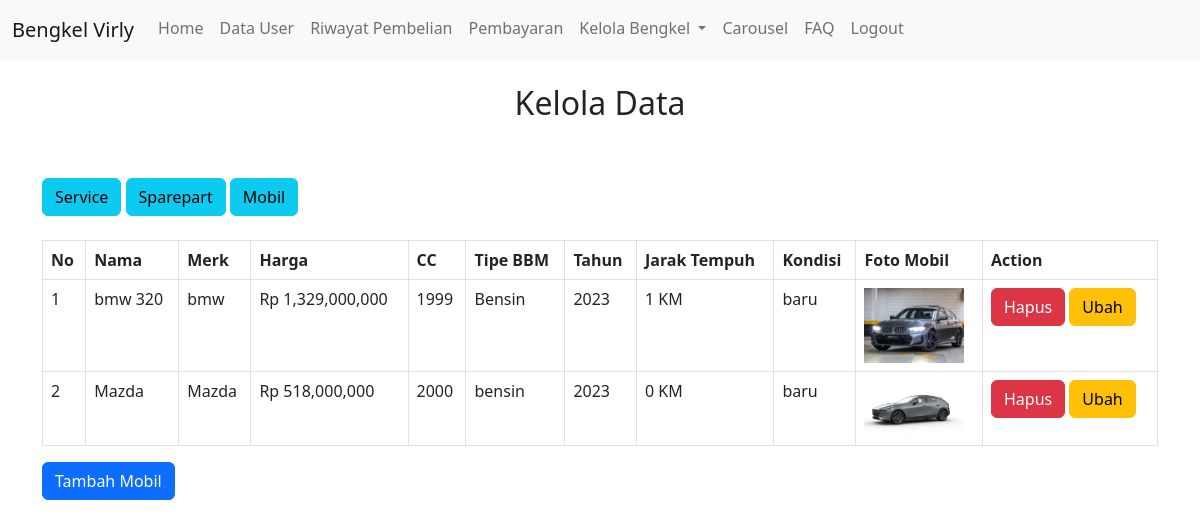
Screenshot of /main/admin/view.php?cari=3 (signed in) with the database file from the repository.
### tables this page shows
CREATE TABLE `mobil` (
  `id` int(11) NOT NULL,
  `nama` varchar(100) NOT NULL,
  `merk` varchar(100) NOT NULL,
  `harga` int(11) NOT NULL,
  `cc` int(11) NOT NULL,
  `tipe_bbm` varchar(100) NOT NULL,
  `tahun` int(4) NOT NULL,
  `jarak_tempuh` int(11) NOT NULL,
  `kondisi` varchar(100) NOT NULL,
  `foto` varchar(100) NOT NULL,
  `kategori` int(11) NOT NULL,
  `stok` int(11) NOT NULL
);

### main/admin/viewmobil.php (the view)
<table class="table table-bordered">
	<tr>
		<th>No</th>
		<th>Nama</th>
		<th>Merk</th>
		<th>Harga</th>
		<th>CC</th>
		<th>Tipe BBM</th>
		<th>Tahun</th>
		<th>Jarak Tempuh</th>
		<th>Kondisi</th>
		<th>Foto Mobil</th>
		<th>Action</th>
	</tr>
	<?php $nomor = 1; ?>
	<?php
	$ambil = $koneksi->query("SELECT * FROM mobil WHERE kategori = '3'");
	while ($pecah = $ambil->fetch_assoc()) {
	?>
		<tr>
			<td><?php echo $nomor; ?></td>
			<td><?php echo $pecah['nama']; ?></td>
			<td><?php echo $pecah['merk']; ?></td>
			<td>Rp <?php echo number_format($pecah['harga']); ?></td>
			<td><?php echo $pecah['cc']; ?></td>
			<td><?php echo $pecah['tipe_bbm']; ?></td>
			<td><?php echo $pecah['tahun']; ?></td>
			<td><?php echo $pecah['jarak_tempuh']; ?> KM</td>
			<td><?php echo $pecah['kondisi']; ?></td>
			<td>
				<img src="../asets/mobil/<?php echo $pecah['foto'] ?>" width="100">
			</td>
			<td>
				<a href="deletemobil.php?id=<?php echo $pecah['id'] ?>" onclick="return confirm('Apakah Anda yakin ingin menghapus mobil ini?')" class="btn-danger btn">Hapus</a>
				<a href="editmobil.php?id=<?php echo $pecah['id'] ?>" class="btn btn-warning">Ubah</a>
			</td>
		</tr>
		<?php $nomor++; ?>
	<?php } ?>
</table>
<a href="addmobil.php" class="btn btn-primary">Tambah Mobil</a>

### rows the page displays
mobil: nama "bmw 320", merk "bmw", harga "1,329,000,000", cc "1999", tipe_bbm "Bensin", tahun "2023", jarak_tempuh "1", kondisi "baru", foto (picture)
mobil: nama "Mazda", merk "Mazda", harga "518,000,000", cc "2000", tipe_bbm "bensin", tahun "2023", jarak_tempuh "0", kondisi "baru", foto (picture)
